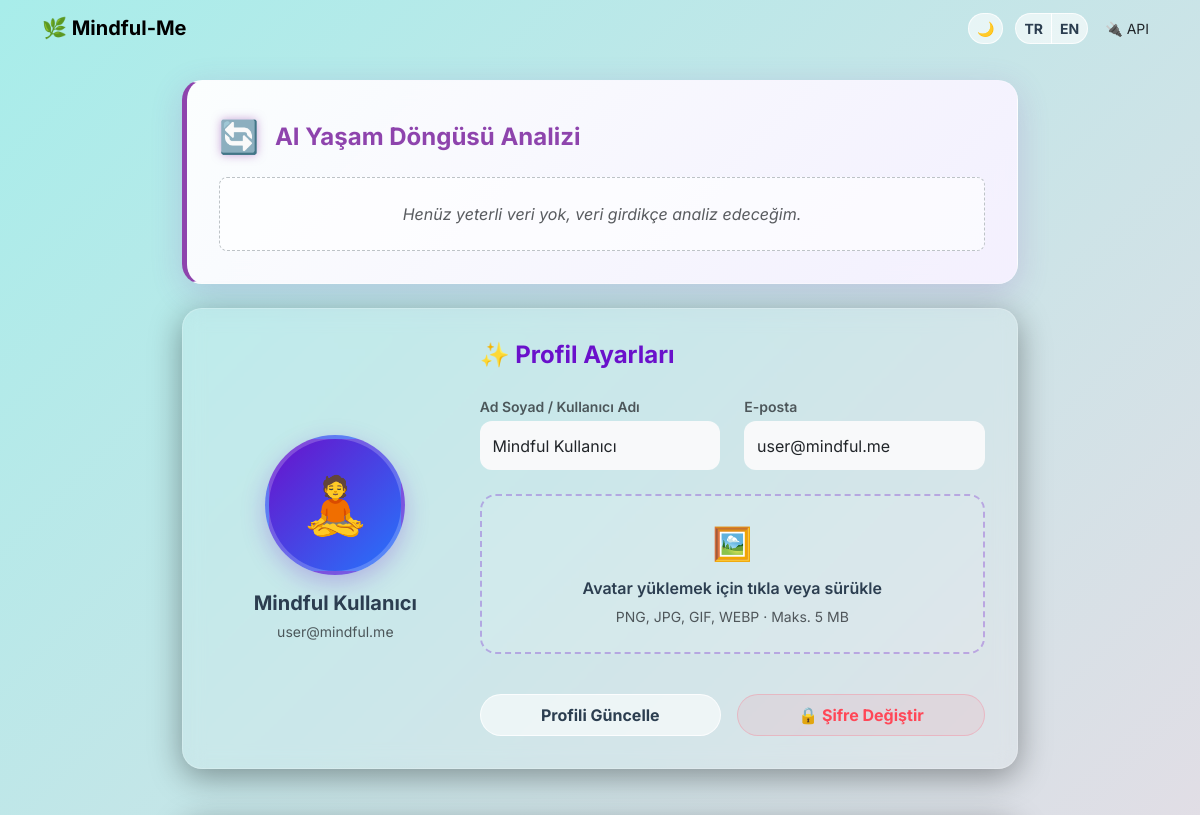
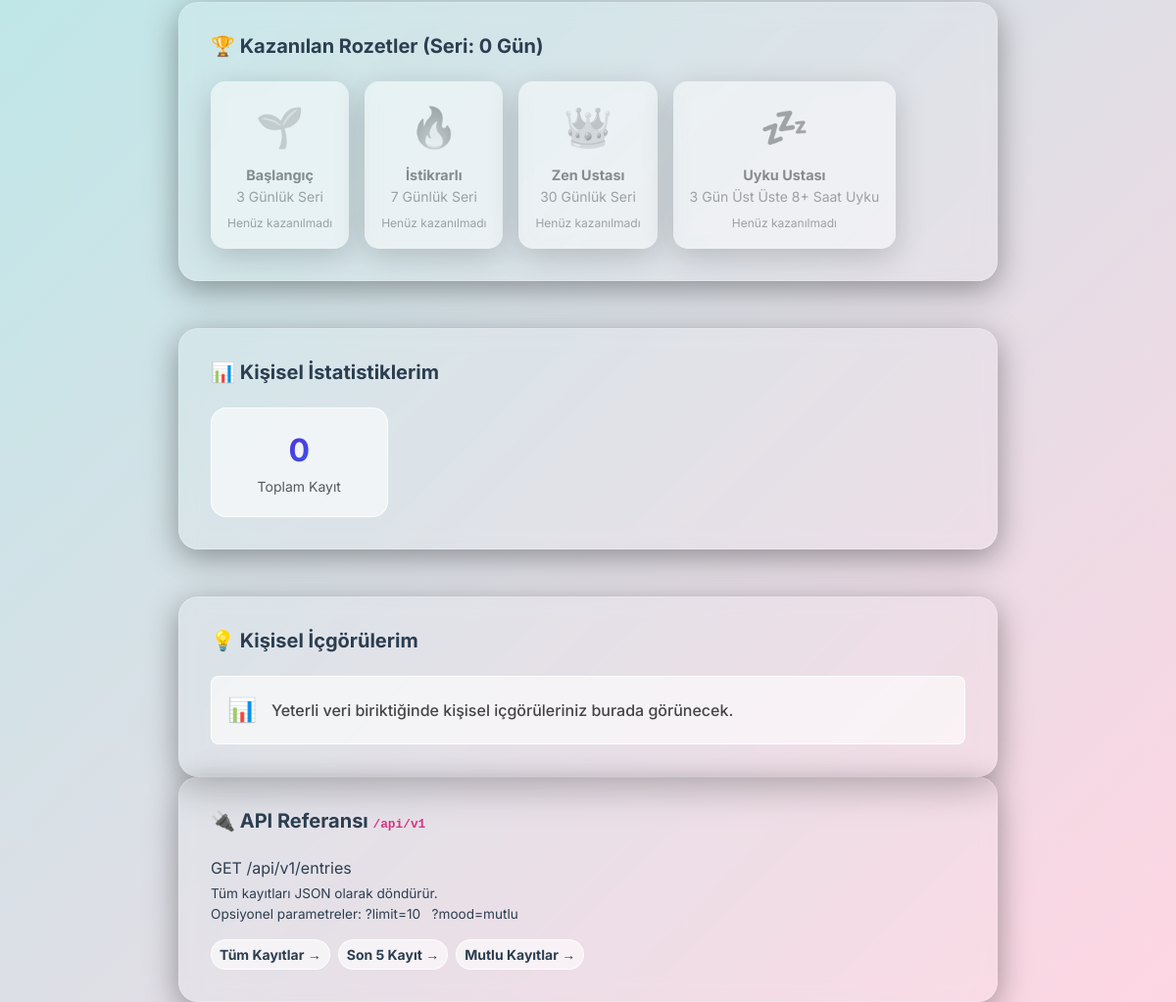
The app's page /profile, older data (2 pictures, top to bottom).
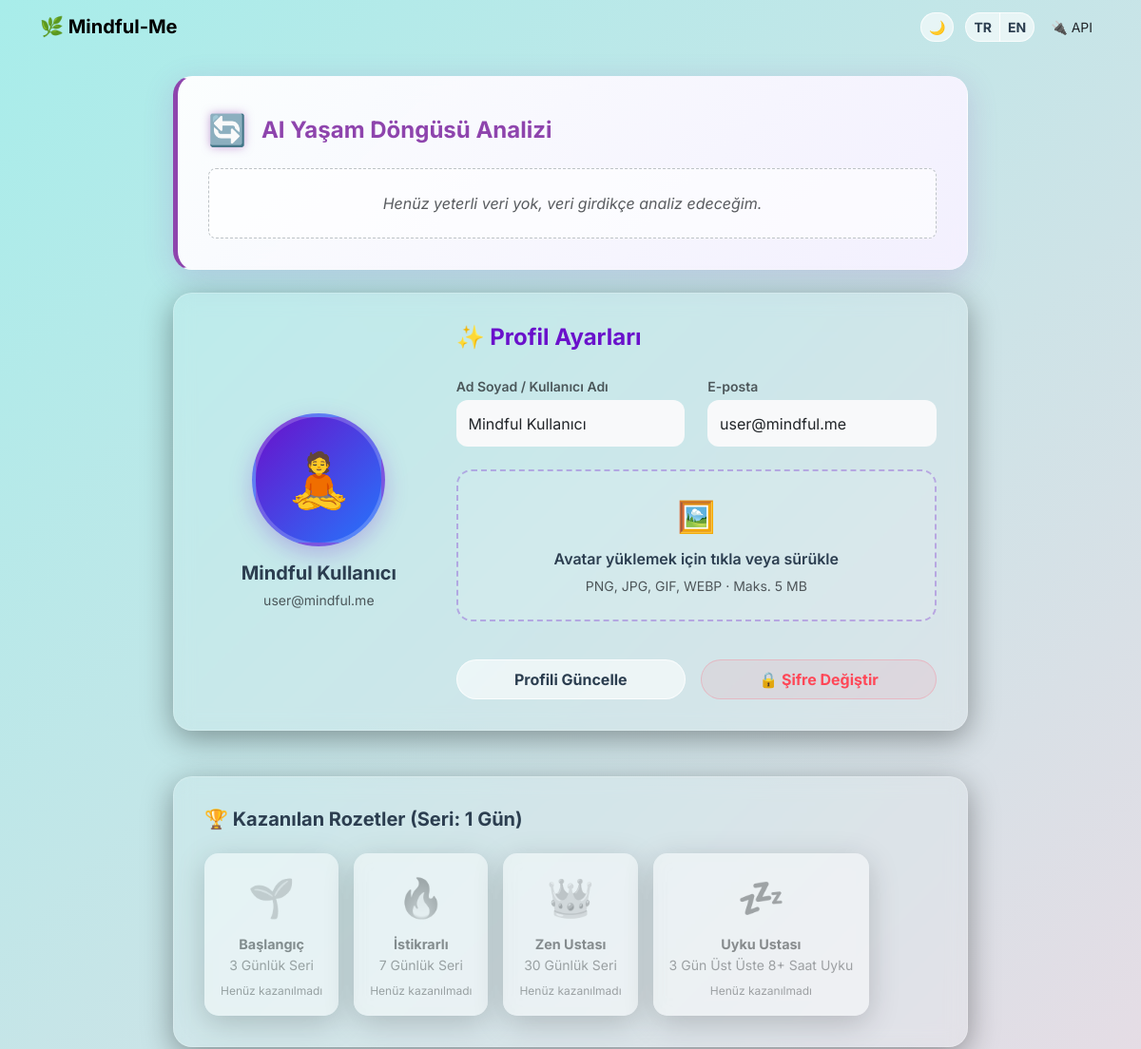
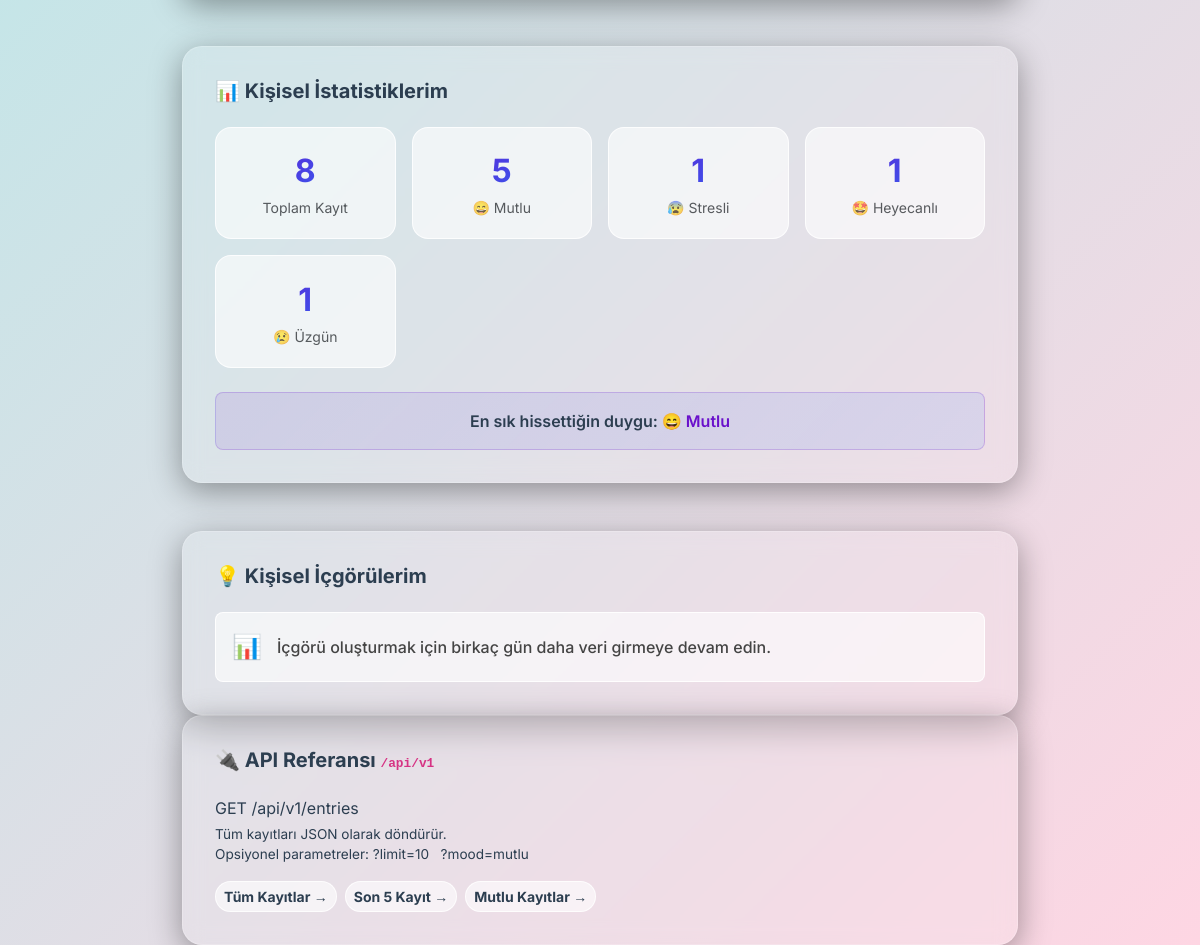
The same page, newer data (2 pictures, top to bottom).
### app/models.py (models this page shows, shortened)
class User(db.Model):
    id = db.Column(db.Integer, primary_key=True)
    username = db.Column(db.String(64), index=True, unique=True)
    email = db.Column(db.String(120), index=True, unique=True)
    password_hash = db.Column(db.String(256))
    avatar_file = db.Column(db.String(120), nullable=False, default='default.png')
    streak_count = db.Column(db.Integer, default=0)
    last_entry_date = db.Column(db.Date, nullable=True)
    has_sleep_master_badge = db.Column(db.Boolean, default=False)
    last_login = db.Column(db.DateTime, default=db.func.now())
    pending_notification = db.Column(db.String(255), nullable=True)

class MoodEntry(db.Model):
    id = db.Column(db.Integer, primary_key=True)
    mood = db.Column(db.String(20), nullable=False)
    text = db.Column(db.Text, nullable=False)
    _mini_journal = db.Column('mini_journal', db.Text, nullable=True)
    _free_writing = db.Column('free_writing', db.Text, nullable=True)
    @property
    def mini_journal(self):
        f = get_fernet()
        if self._mini_journal and f:
            try:
                return f.decrypt(self._mini_journal.encode('utf-8')).decode('utf-8')
            except:
                return self._mini_journal
        return self._mini_journal
    @mini_journal.setter
    def mini_journal(self, value):
        f = get_fernet()
        if value and f:
            self._mini_journal = f.encrypt(value.encode('utf-8')).decode('utf-8')
        else:
            self._mini_journal = value
    @property
    def free_writing(self):
        f = get_fernet()
        if self._free_writing and f:
            try:
                return f.decrypt(self._free_writing.encode('utf-8')).decode('utf-8')
            except:
                return self._free_writing
        return self._free_writing
    @free_writing.setter
    def free_writing(self, value):
        f = get_fernet()
        if value and f:
            self._free_writing = f.encrypt(value.encode('utf-8')).decode('utf-8')
        else:
            self._free_writing = value
    timestamp = db.Column(db.DateTime, index=True, default=db.func.now())
    ai_analysis = db.Column(db.String(255), nullable=True)
    ai_advice = db.Column(db.Text, nullable=True)
    ai_sentiment = db.Column(db.String(50), nullable=True)
    ai_score = db.Column(db.Integer, nullable=True)
    ai_keywords = db.Column(db.String(255), nullable=True)
    sleep_hours = db.Column(db.Float, nullable=True)
    stress_level = db.Column(db.Integer, nullable=True)
    activities = db.Column(db.String(255), nullable=True)
    bedtime = db.Column(db.Time, nullable=True)
    wakeup_time = db.Column(db.Time, nullable=True)
    sleep_quality = db.Column(db.Integer, nullable=True) # 1-5
    dream_note = db.Column(db.Text, nullable=True)
    caffeine_intake = db.Column(db.Integer, nullable=True)
    screen_time = db.Column(db.Integer, nullable=True)
    is_work_day = db.Column(db.Boolean, nullable=True, default=False)
    social_interaction_score = db.Column(db.Integer, nullable=True) # 1-5
    weather_condition = db.Column(db.String(50), nullable=True)
    notes = db.Column(db.Text, nullable=True)
    activity_type = db.Column(db.String(50), nullable=True)

### app/routes.py (the view)
@main.route('/profile', methods=['GET', 'POST'])
def profile():
    try:
        user = User.query.first()
        if not user:
            user = User(username=_('Mindful Kullanıcı'), email='user@mindful.me', avatar_file='default.png')
            db.session.add(user)
            db.session.commit()
    except Exception:
        db.session.rollback()
        class DummyUser:
            id = 1
            username = 'Mindful Kullanıcı'
            email = 'user@mindful.me'
            avatar_file = 'default.png'
            streak_count = 0
        user = DummyUser()
        user.has_sleep_master_badge = False
    check_badges(user)
    smart_coach_feedback = get_lifestyle_feedback()
    form = ProfileForm()
    if form.validate_on_submit():
        try:
            user.username = form.username.data
            user.email = form.email.data
            file = form.avatar.data
            if file and file.filename:
                filename  = secure_filename(file.filename)
                ext       = os.path.splitext(filename)[1].lower() if '.' in filename else ''
                save_name = f"avatar_{user.id}{ext}"
                os.makedirs(AVATARS_DIR, exist_ok=True)
                file.save(os.path.join(AVATARS_DIR, save_name))
                user.avatar_file = save_name
            db.session.commit()
            flash(_('Profil başarıyla güncellendi! 🎉'), 'success')
        except Exception:
            db.session.rollback()
            flash(_('Profil güncellenirken hata oluştu (Veritabanı şema sorunu).'), 'danger')
        return redirect(url_for('main.profile'))
    elif request.method == 'GET':
        form.username.data = getattr(user, 'username', '')
        form.email.data = getattr(user, 'email', '')
    try:
        total_entries  = MoodEntry.query.count()
        all_entries = MoodEntry.query.all()
    except Exception:
        db.session.rollback()
        total_entries = 0
        all_entries = []
    mood_counts    = {}
    for e in all_entries:
        if getattr(e, 'mood', None):
            mood_counts[e.mood] = mood_counts.get(e.mood, 0) + 1
    best_mood      = max(mood_counts, key=mood_counts.get) if mood_counts else None
    avatar_file = getattr(user, 'avatar_file', 'default.png')
    avatar_url     = url_for('static', filename=f'avatars/{avatar_file}') \
                     if avatar_file and avatar_file != 'default.png' \
                     else None
    streak = getattr(user, 'streak_count', 0) or 0
    badges = [
        {'name': _('Başlangıç'), 'icon': '🌱', 'desc': _('3 Günlük Seri'), 'earned': streak >= 3},
        {'name': _('İstikrarlı'), 'icon': '🔥', 'desc': _('7 Günlük Seri'), 'earned': streak >= 7},
        {'name': _('Zen Ustası'), 'icon': '👑', 'desc': _('30 Günlük Seri'), 'earned': streak >= 30}
    ]
    if getattr(user, 'has_sleep_master_badge', False):
        badges.append({'name': _('Uyku Ustası'), 'icon': '💤', 'desc': _('3 Gün Üst Üste 8+ Saat Uyku'), 'earned': True})
    else:
        badges.append({'name': _('Uyku Ustası'), 'icon': '💤', 'desc': _('3 Gün Üst Üste 8+ Saat Uyku'), 'earned': False})
    insights = calculate_lifestyle_insights(all_entries)
    top_activities = get_best_feeling_activities(all_entries)
    show_support_card = False
    motivation_quote = ""
    try:
        latest_entry = MoodEntry.query.order_by(MoodEntry.timestamp.desc()).first()
        if latest_entry:
            score = MOOD_VALUES.get(latest_entry.mood, 3)
            bad_words = ['kötü', 'stresli', 'üzgün', 'uzgun', 'kotu']
            text_to_check = f"{latest_entry.text or ''} {getattr(latest_entry, 'mini_journal', '') or ''} {getattr(latest_entry, 'free_writing', '') or ''}".lower()
            has_bad_word = any(word in text_to_check for word in bad_words)
            if score < 3 or has_bad_word:
                show_support_card = True
                import random
                quotes = [
                    _("Zor zamanlar geçicidir, ama güçlü insanlar kalıcıdır."),
                    _("Her yeni gün, yeni bir başlangıçtır."),
                    _("İçindeki güce güven, sen bundan daha güçlüsün."),
                    _("Küçük adımlar, büyük değişimlere yol açar. Sadece devam et."),
                    _("Kendine şefkat göster, bugün elinden gelenin en iyisini yapıyorsun.")
                ]
                motivation_quote = random.choice(quotes)
    except Exception:
        pass
    ai_patterns = analyze_patterns()
    return render_template('profile.html', user=user, form=form,
                           total_entries=total_entries, mood_counts=mood_counts,
                           best_mood=best_mood, avatar_url=avatar_url, badges=badges,
                           insights=insights, smart_coach_feedback=smart_coach_feedback,
                           top_activities=top_activities, show_support_card=show_support_card,
                           motivation_quote=motivation_quote, ai_patterns=ai_patterns)

### app/forms.py
class ProfileForm(FlaskForm):
    username = StringField(_l('Ad Soyad / Kullanıcı Adı'), validators=[DataRequired()])
    email = StringField(_l('E-posta'), validators=[DataRequired(), Email()])
    avatar = FileField(_l('Avatar Yükle'), validators=[
        FileAllowed(['jpg', 'jpeg', 'png', 'gif', 'webp'], _l('Sadece resim dosyaları yüklenebilir!'))
    ])
    submit = SubmitField(_l('Profili Güncelle'))

### app/__init__.py (called while the page is built)
def get_locale():
    if 'language' in session:
        return session['language']
    return request.accept_languages.best_match(['tr', 'en'], default='tr')

### app/models.py (called while the page is built)
def get_fernet():
    key = current_app.config.get('ENCRYPTION_KEY')
    if key:
        try:
            from cryptography.fernet import Fernet
            return Fernet(key.encode('utf-8'))
        except ImportError:
            pass
    return None

### app/templates/profile.html (shortened to what the changed rows need)
<!DOCTYPE html>
<html lang="tr">
<head>
    <link href="https://cdn.jsdelivr.net/npm/bootstrap@5.3.2/dist/css/bootstrap.min.css" rel="stylesheet">
    <link rel="stylesheet" href="{{ url_for('static', filename='css/style.css') }}">
</head>
<body>
    <div class="container" style="max-width: 860px;">
        <div class="glass-card">
            <div class="row align-items-center g-4">
                <div class="col-md-4 text-center">
                    <div class="avatar-wrapper float-anim d-inline-block">
                        {% if avatar_url %}
                        <img src="{{ avatar_url }}" class="avatar-circle" alt="Avatar">
                        {% else %}
                        <div class="avatar-placeholder mx-auto">🧘</div>
                        {% endif %}
                    </div>
                    <h5 class="fw-bold mt-3 mb-1">{{ user.username }}</h5>
                    <small class="text-muted">{{ user.email }}</small>
                </div>
                <div class="col-md-8">
                    <form method="POST" enctype="multipart/form-data" id="profileForm">
                        <div class="row mb-4">
                            <div class="col-md-6">
                                {{ form.username.label(class_="form-label fw-semibold text-muted small mb-1") }}
                                {{ form.username(class_="form-control bg-light border-0", style="border-radius:12px;
                                padding:0.8rem;") }}
                            </div>
                            <div class="col-md-6 mt-3 mt-md-0">
                                {{ form.email.label(class_="form-label fw-semibold text-muted small mb-1") }}
                                {{ form.email(class_="form-control bg-light border-0", style="border-radius:12px;
                                padding:0.8rem;") }}
                            </div>
                        </div>
                    </form>
                </div>
            </div>
        </div>
        <div class="glass-card mt-5">
            <h5 class="fw-bold mb-4">🏆 {{ _('Kazanılan Rozetler (Seri: %(count)s Gün)', count=(user.streak_count if
                user and user.streak_count else 0)) }}</h5>
            <div class="d-flex flex-wrap gap-3">
                {% for badge in badges %}
                <div class="glass-card text-center p-3"
                    style="min-width: 120px; border-radius: 15px; background: rgba(255,255,255,0.9); {% if not badge.earned %}opacity: 0.5; filter: grayscale(100%);{% endif %}">
                    <div style="font-size: 2.5rem;">{{ badge.icon }}</div>
                    <div class="fw-bold mt-2" style="font-size: 0.9rem; color: #6a11cb;">{{ badge.name }}</div>
                    <div class="text-muted small">{{ badge.desc }}</div>
                    {% if not badge.earned %}
                    <div class="text-muted small mt-2" style="font-size: 0.75rem;">{{ _('Henüz kazanılmadı') }}</div>
                    {% endif %}
                </div>
                {% endfor %}
            </div>
        </div>
        <div class="glass-card mt-5">
            <div class="row g-3">
                <div class="col-6 col-md-3">
                    <div class="stat-badge">
                        <div class="stat-num">{{ total_entries }}</div>
                        <small class="text-muted">{{ _('Toplam Kayıt') }}</small>
                    </div>
                </div>
                {% set mood_emojis = {'mutlu':'😄','sakin':'😌','stresli':'😰','uzgun':'😢','heyecanli':'🤩'} %}
                {% set mood_labels =
                {'mutlu':_('Mutlu'),'sakin':_('Sakin'),'stresli':_('Stresli'),'uzgun':_('Üzgün'),'heyecanli':_('Heyecanlı')}
                %}
                {% for mood_key, count in mood_counts.items() %}
                <div class="col-6 col-md-3">
                    <div class="stat-badge">
                        <div class="stat-num">{{ count }}</div>
                        <small class="text-muted">{{ mood_emojis.get(mood_key,'❓') }} {{ mood_labels.get(mood_key,
                            mood_key) }}</small>
                    </div>
                </div>
                {% endfor %}
            </div>
            {% if best_mood %}
            <div class="mt-4 p-3 rounded-3 text-center" style="background:linear-gradient(135deg,rgba(106,17,203,0.1),rgba(37,117,252,0.1));
                         border:1px solid rgba(106,17,203,0.2);">
                <p class="mb-0 fw-semibold">
                    {{ _('En sık hissettiğin duygu:') }}
                    <span style="color:#6a11cb;">{{ mood_emojis.get(best_mood,'') }} {{ mood_labels.get(best_mood,
                        best_mood) }}</span>
                </p>
            </div>
            {% endif %}
        </div>
        <div class="glass-card mt-5">
            <div class="d-flex flex-column gap-3">
                {% if insights %}
                {% for insight in insights %}
                <div class="p-3 rounded-3"
                    style="background: rgba(255, 255, 255, 0.6); border: 1px solid rgba(255, 255, 255, 0.9);">
                    <div class="d-flex align-items-center">
                        <span style="font-size: 1.5rem; margin-right: 15px;">{{ insight.icon }}</span>
                        <span style="font-weight: 500; color: #444;">{{ insight.text }}</span>
                    </div>
                </div>
                {% endfor %}
                {% else %}
                <p class="text-muted mb-0">{{ _('İçgörü verisi bulunamadı.') }}</p>
                {% endif %}
            </div>
        </div>
    </div>
</body>
</html>

Row changes from the older to the newer data that the page shows:
added User: username "Mindful Kullanıcı", email "user@mindful.me"
added MoodEntry: count "5", get "😄", mood "Mutlu"
added MoodEntry: count "1", get "😰", mood "Stresli"
added MoodEntry: count "1", get "🤩", mood "Heyecanlı"
added MoodEntry: count "1", get "😢", mood "Üzgün"
Text that changed along with them:
{{ total_entries }}: "0" → "8"
{{ user.username }}: "Mindful Kullanıcı" → (not shown)
{{ user.email }}: "user@mindful.me" → (not shown)
form field username: "Mindful Kullanıcı" → (not shown)
form field email: "user@mindful.me" → (not shown)
text no longer shown: "Kazanılan Rozetler (Seri: 0 Gün)"
text now shown: "En sık hissettiğin duygu:"
new list line: "📊 İçgörü oluşturmak için birkaç gün daha veri girmeye devam edin."
list line gone: "📊 Yeterli veri biriktiğinde kişisel içgörüleriniz burada görünecek."
